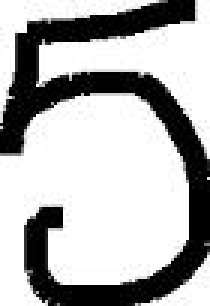
#> input picture digitRecognition/cropped2.jpg, 70 x 102 px (shown 3 times larger)
$ python next2.py   (older library calls are emulated)
#> lines starting #> are read from the running program, lines starting #| are printed output that depends on the picture; after the words box and inside, x2 and y2 are one past the last pixel; in counts of white or black regions, pixels touching at a corner belong together

from skimage import img_as_ubyte
from skimage.io import imread
from skimage.filters import gaussian, threshold_minimum
from skimage.morphology import square, erosion, thin
from PIL import Image

import numpy as np
import cv2

import matplotlib.pyplot as plt
from skimage.morphology import skeletonize, skeletonize_3d
from skimage.data import binary_blobs

def binarize(image_abs_path):

    # Convert color image (3-channel deep) into grayscale (1-channel deep)
    # We reduce image dimensionality in order to remove unrelevant features like color.
#> called with image_abs_path = 'cropped2.jpg'
    grayscale_img = imread(image_abs_path, as_grey=True)
#> grayscale_img is the input picture: shape (102, 70) float64; min 0, max 1, mean 0.694
    # Apply Gaussian Blur effect - this removes image noise
    gaussian_blur = gaussian(grayscale_img, sigma=1)
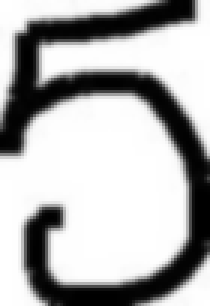
#> gaussian_blur: shape (102, 70) float64 (shown 3 times larger); min 0, max 1, mean 0.694

    # Apply minimum threshold
    thresh_sauvola = threshold_minimum(gaussian_blur)
#> thresh_sauvola = 0.494

    # Convert thresh_sauvola array values to either 1 or 0 (white or black)
    binary_img = gaussian_blur < thresh_sauvola
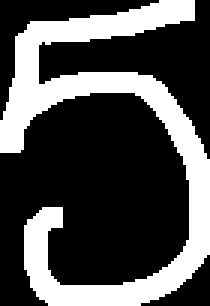
#> binary_img: shape (102, 70) bool (shown 3 times larger); 30.6% white; 1 white region, box (x1, y1, x2, y2) and area: (0, 0, 70, 102) 2188
    # plt.imshow(binary_img,cmap=plt.cm.gray, interpolation='nearest')
    # plt.savefig('bg.jpg')

    return binary_img

# data = binary_blobs(200, blob_size_fraction=.2, volume_fraction=.35, seed=1)

data = binarize('cropped2.jpg')
#plt.imshow(data)
# = Image.fromarray(im1)
skeleton = skeletonize(data)
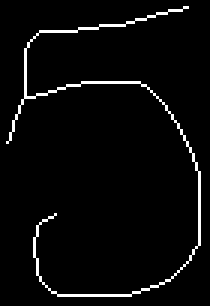
#> skeleton: shape (102, 70) bool (shown 3 times larger); 3.6% white in thin lines or dots, all inside (x1, y1, x2, y2) = (2, 2, 67, 99)
#skeleton3d = skeletonize_3d(data)

# fig, axes = plt.subplots(1, 3, figsize=(8, 4), sharex=True, sharey=True,
#                          subplot_kw={'adjustable': 'box-forced'})
# ax = axes.ravel()

# ax[0].imshow(data, cmap=plt.cm.gray, interpolation='nearest')
# ax[0].set_title('original')
# ax[0].axis('off')

# ax[1].imshow(skeleton, cmap=plt.cm.gray, interpolation='nearest')
# ax[1].set_title('skeletonize')
# ax[1].axis('off')
data = skeleton == 0
# [5 lines of commented-out code are left out]
plt.imsave('final.jpg',data, format="jpg", cmap="hot")
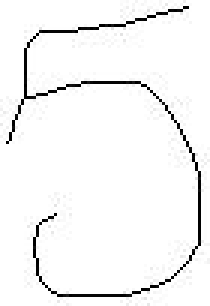
#> saved as final.jpg: shape (102, 70, 3) (shown 3 times larger); min 0, max 255, mean 245

# ax[2].imshow(skeleton3d, cmap=plt.cm.gray, interpolation='nearest')
# ax[2].set_title('skeletonize_3d')
# ax[2].axis('off')


#fig.tight_layout()
#plt.show()
